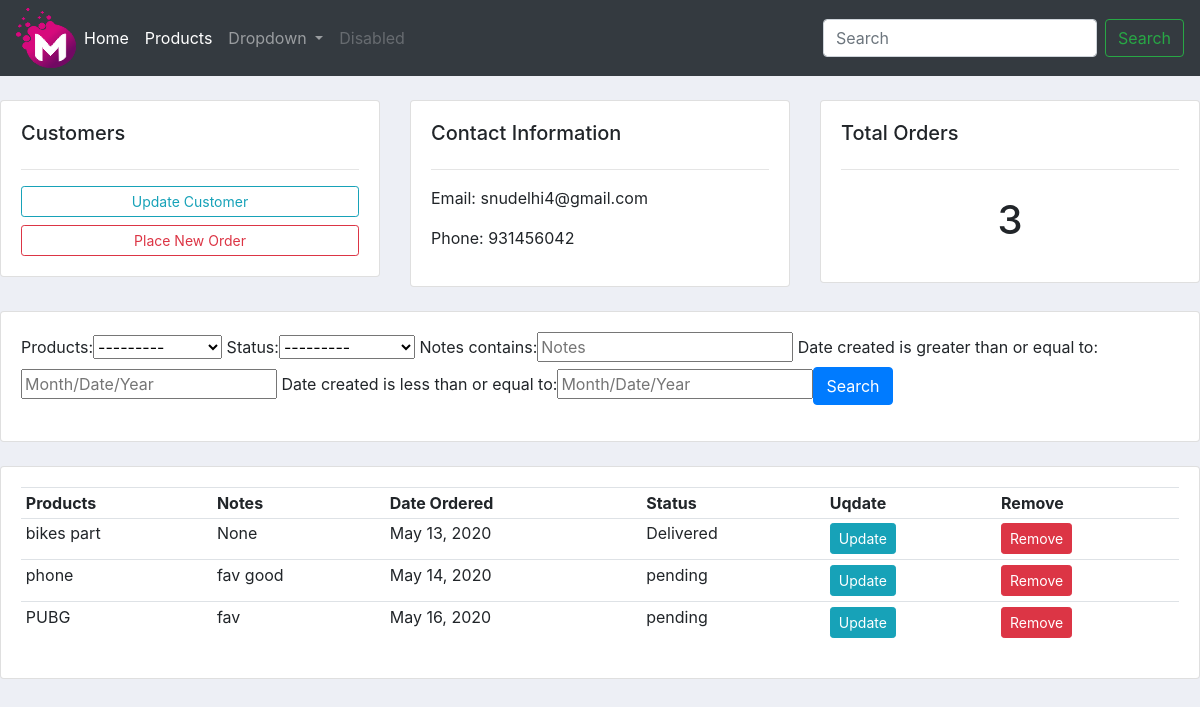
The app's page /customer_profile/4/ with its own data.
### accounts/models.py (models this page shows, shortened)
class Customer(models.Model):
    name = models.CharField(max_length=200, null=True)
    phone = models.CharField(max_length=200, null=True)
    email = models.CharField(max_length=200,blank=True)
    date_created = models.DateTimeField(auto_now_add=True, null=True)

class Order(models.Model):
    STATUS = (
        ('pending','pending'),
        ('Out of Deilvery','Out of Deilvery'),
        ('Delivered','Delivered'),
    )
    customer = models.ForeignKey(Customer, null=True , on_delete=models.SET_NULL)
    products = models.ForeignKey(Product, null=True , on_delete=models.SET_NULL)
    date_created = models.DateField(auto_now_add=True, null=True)
    status = models.CharField(max_length=200,choices=STATUS)
    notes = models.CharField(max_length=1000,null=True)

class Product(models.Model):
    CATEGORY = (
        ("Indoor","Indoor"),
        ('Out Door','Out Door'),
    )
    name = models.CharField(max_length=200, null=True)
    price = models.FloatField(null=True)
    category = models.CharField(max_length=200, null=True, choices=CATEGORY)
    description = models.CharField(max_length=200, null=True, blank=True)
    date_created = models.DateTimeField(auto_now_add=True, null=True)
    tag = models.ManyToManyField(Tag)
    def __str__(self):
        return self.name

### accounts/views.py (the view)
# urls.py: path('customer_profile/<str:pk_text>/',views.customer,name='customer'),
def customer(request, pk_text):
    customer = Customer.objects.get(id=pk_text)
    orders = customer.order_set.all()
    total_orders = orders.count()
    myfilter = OrderFilter(request.GET, queryset=orders)
    orders = myfilter.qs
    context = {'customer':customer,'orders':orders,'order_counts':total_orders,'myfilter':myfilter}
    return render(request, 'customers.html',context)

### accounts/templates/customers.html
{% extends 'navbar.html' %}
{% block content %}
<br>
<div class="row">
    <div class="col-md">
        <div class="card card-body" >
            <h5> Customers </h5>
            <hr>
            <a class="btn btn-outline-info btn-sm btn-block" href="">Update Customer</a>
            <a class="btn btn-outline-danger btn-sm btn-block" href="{% url 'create_order' customer.id %}">Place New Order</a>
        </div>
    </div>
    <div class="col-md">
        <div class="card card-body" >
            <h5> Contact Information </h5>
            <hr>
            <p> Email: {{ customer.email }}</p>
            <p> Phone: {{ customer.phone }}</p>
        </div>
    </div>
    <div class="col-md">
        <div class="card card-body" >
            <h5> Total Orders </h5>
            <hr>
            <h1 style="text-align: center;padding: 10px ">{{ order_counts }}</h1>
        </div>
    </div>
</div>
<br>
<div class="row">
    <div class="col-md">
        <div class="card card-body" >
            <form method="get">
                {{ myfilter.form }}<button class="btn btn-primary" type="submit"> Search </button>
            </form>
        </div>
    </div>
</div>
<br>
<div class="row">
    <div class="col-md">
        <div class="card card-body" >
            <table class="table table-sm">
                <tr>
                    <th> Products </th>
                    <th> Notes </th>
                    <th> Date Ordered </th>
                    <th> Status </th>
                    <th> Uqdate </th>
                    <th> Remove </th>
                </tr>
                {% for orders_show in orders %}
                <tr>
                    <td> {{ orders_show.products }} </td>
                    <td> {{ orders_show.notes }} </td>
                    <td> {{ orders_show.date_created }} </td>
                    <td> {{ orders_show.status }} </td>
                    <td><a class='btn btn-sm btn-info' href="{% url 'update' orders_show.id %}">Update</a></td>
                    <td><a class='btn btn-sm btn-danger' href="{% url 'delete' orders_show.id %}">Remove</a></td>
                </tr>
                {% endfor %}
            </table>
        </div>
    </div>
</div>
{% endblock %}

### accounts/static/css/main.css (style rules this page uses)
body { background-color: #edeff5; }

### records on screen
Customer: email "snudelhi4@gmail.com", phone "931456042"
Order: products "bikes part", notes "None", date_created "May 13, 2020", status "Delivered"
Order: products "phone", notes "fav good", date_created "May 14, 2020", status "pending"
Order: products "PUBG", notes "fav", date_created "May 16, 2020", status "pending"

### other values on screen
{{ order_counts }} "3"
